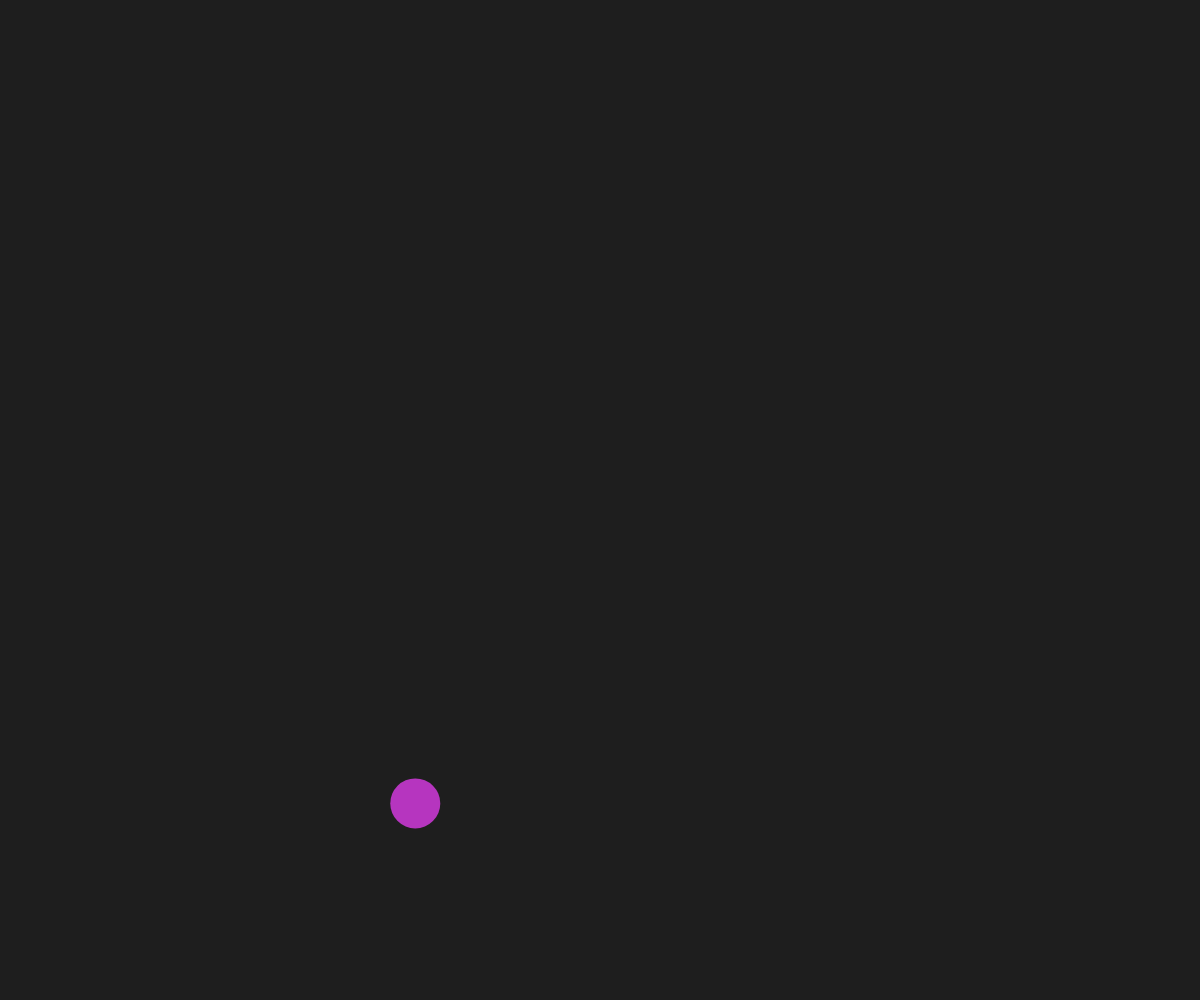
Frame 1 (no input)
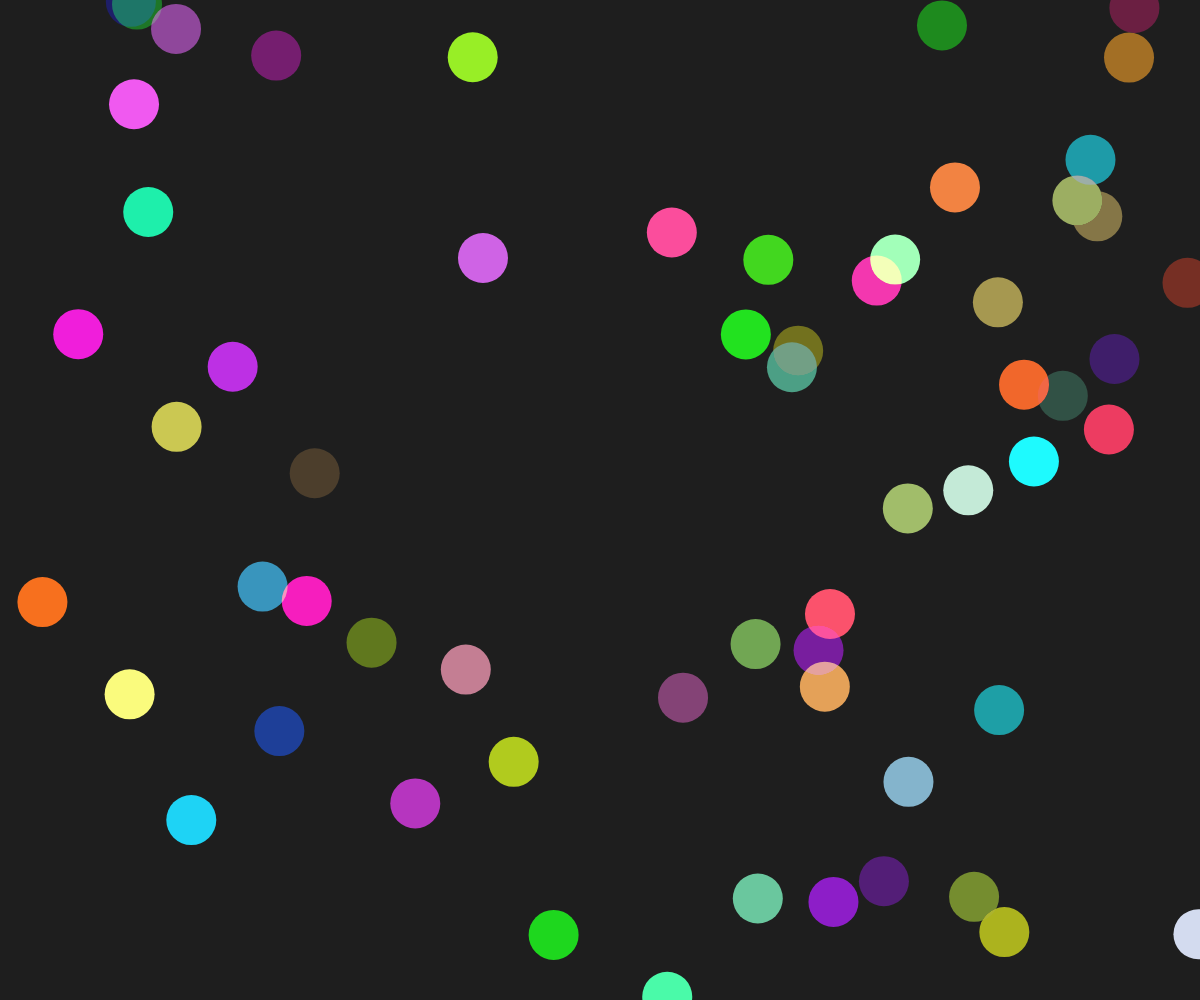
Frame 60 (no input)
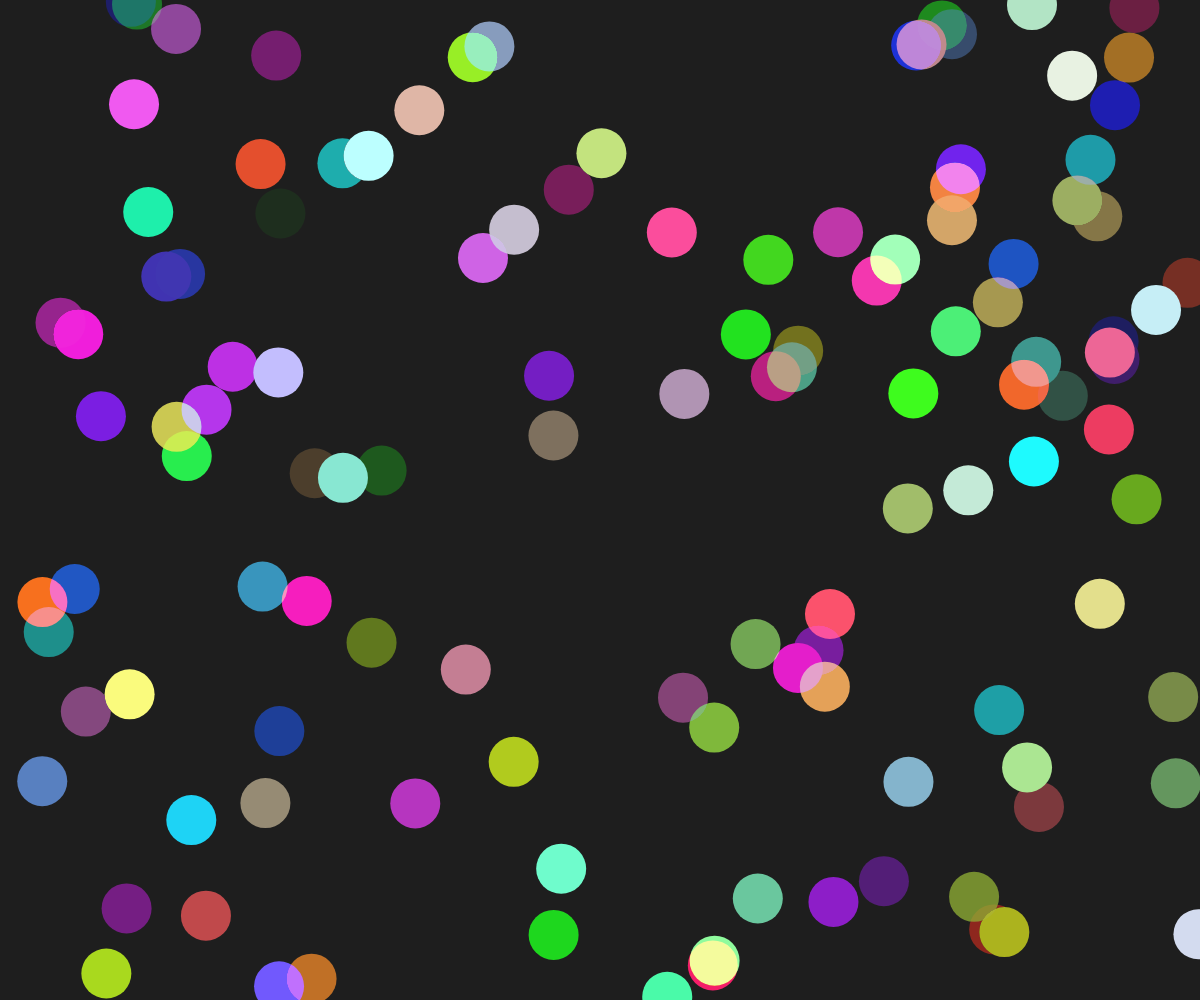
Frame 120 (the mouse pressed at the canvas centre since frame 60)

The p5.js sketch that drew these frames (run headless with seeded random() and noise() and a simulated clock; from frame 60 on, the mouse is pressed at the canvas centre):

// p5.js sketch
// ── sketch.js
function setup() {
  createCanvas(windowWidth, windowHeight);
  background(30);

  // ADD, DARKEST, LIGHTEST, DIFFERENCE, EXCLUSION, MULTIPLY, SCREEN, REMOVE, HARD_LIGHT, SOFT_LIGHT, DODGE, BURN, SUBTRACT
  blendMode(LIGHTEST);
}

function draw() {
  const red = random(0, 255);
  const green = random(0, 255);
  const blue = random(0, 255);

  const x = random(0, windowWidth);
  const y = random(0, windowHeight);

  noStroke();
  fill(red, green, blue);
  ellipse(x, y, 50, 50);
}
